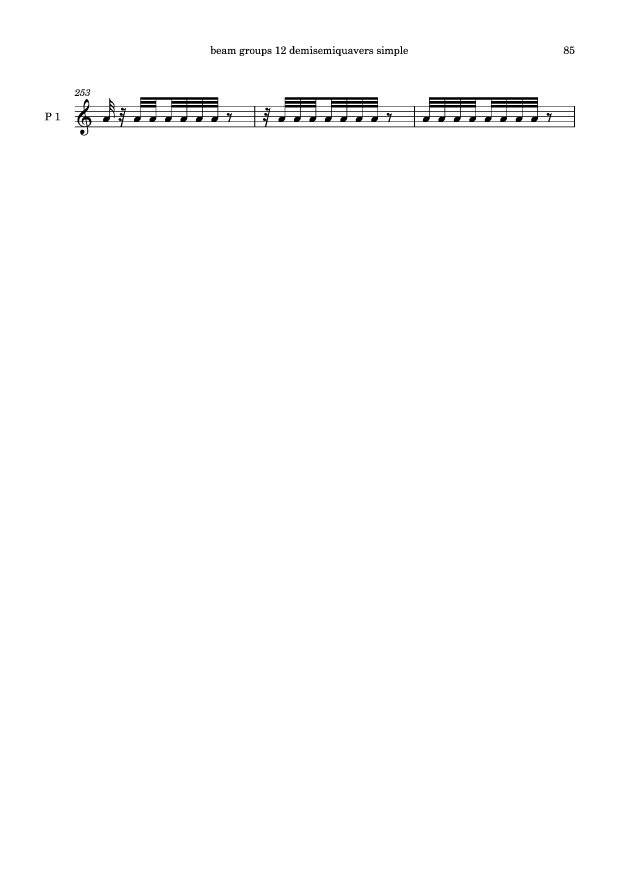
#> input picture scripts/encoding/demisemiquavers_simple-085.png, 2475 x 3504 px (shown at 1/4 size)
$ python -i precise_pixel_alignment.py   (imports and definitions only)
#> lines starting #> are read from the running program, lines starting #| are printed output that depends on the picture; after the words box and inside, x2 and y2 are one past the last pixel; in counts of white or black regions, pixels touching at a corner belong together
#> `picture = cv2.imread('../demisemiquavers_simple-085.png', cv2.IMREAD_G..`: picture: shape (3504, 2475); 99.1% white; 44 black regions, largest, box (x1, y1, x2, y2) and area: (299, 389, 2300, 542) 72358, (1539, 195, 1574, 216) 340, (910, 195, 944, 216) 336
import cv2
import numpy as np
import matplotlib.pyplot as plt
from scipy.signal import find_peaks
import json

# [42 lines left out: function align_staff_lines_pixel_perfect, not called in this run]

def enhance_staff_lines(img):
    """
    Enhance staff lines in the image for better detection

    Args:
        img: Grayscale image

    Returns:
        Enhanced image with more prominent staff lines
    """
    # Apply bilateral filtering to reduce noise while preserving edges
    filtered = cv2.bilateralFilter(img, 9, 75, 75)

    # Apply adaptive thresholding
    binary = cv2.adaptiveThreshold(
        filtered, 255, cv2.ADAPTIVE_THRESH_GAUSSIAN_C,
        cv2.THRESH_BINARY_INV, 15, 4
    )
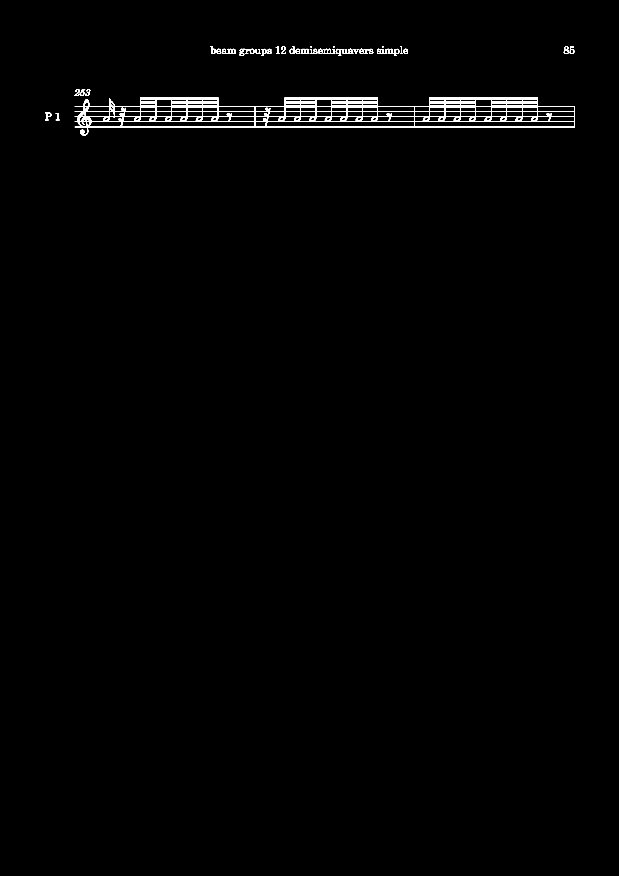
#> binary: shape (3504, 2475) (shown at 1/4 size); 0.9% white; 44 white regions, largest, box (x1, y1, x2, y2) and area: (299, 389, 2300, 542) 69493, (1539, 195, 1574, 216) 340, (910, 195, 944, 216) 336

    # Create horizontal kernel for enhancing staff lines
    kernel_length = max(1, img.shape[1] // 80)
#> kernel_length = 30
    horizontal_kernel = cv2.getStructuringElement(cv2.MORPH_RECT, (kernel_length, 1))

    # Apply morphological operations to enhance horizontal lines
    horizontal = cv2.morphologyEx(binary, cv2.MORPH_OPEN, horizontal_kernel, iterations=1)
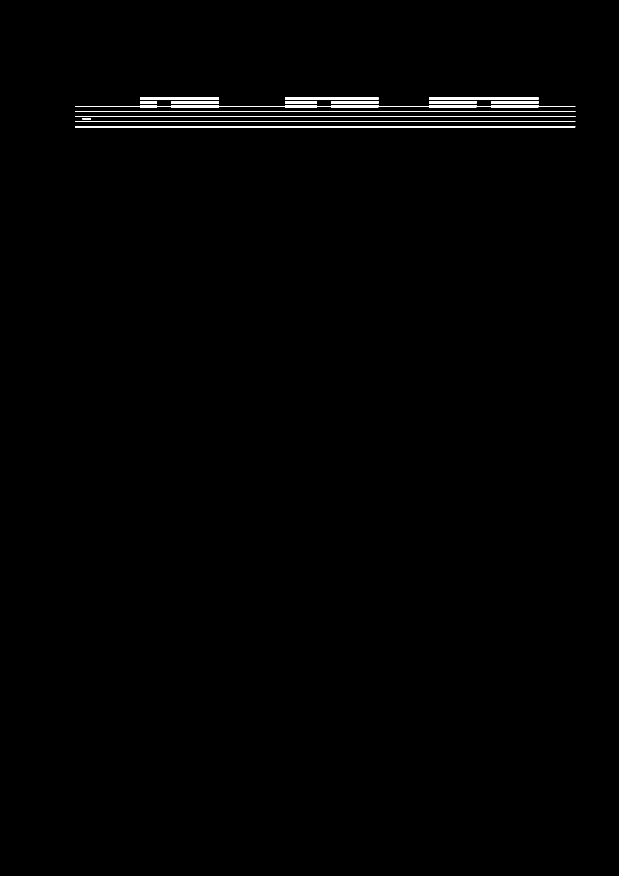
#> horizontal: shape (3504, 2475) (shown at 1/4 size); 0.64% white; 15 white regions, largest, box (x1, y1, x2, y2) and area: (300, 420, 2301, 430) 11538, (300, 444, 2301, 447) 6002, (300, 465, 2301, 468) 6002

    # Dilate slightly to make staff lines more prominent
    horizontal = cv2.dilate(horizontal, horizontal_kernel, iterations=1)
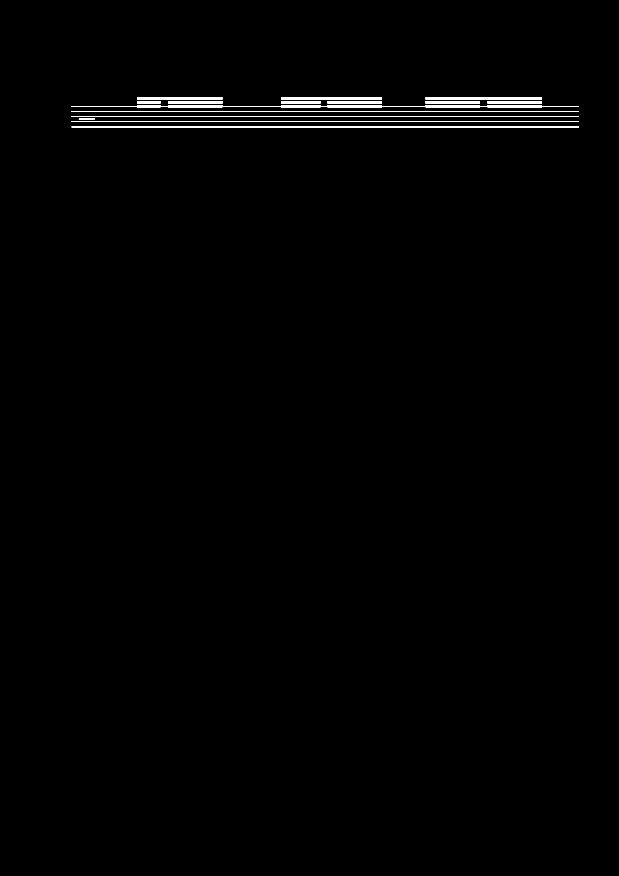
#> horizontal: shape (3504, 2475) (shown at 1/4 size); 0.69% white; 15 white regions, largest, box (x1, y1, x2, y2) and area: (286, 420, 2316, 430) 12988, (286, 444, 2316, 447) 6089, (286, 465, 2316, 468) 6089

    return horizontal

# [224 lines left out: functions perfectly_align_staff_lines, visualize_alignment_improvement, fix_staff_alignment, not called in this run]

>>> import cv2
>>> picture = cv2.imread('../demisemiquavers_simple-085.png', cv2.IMREAD_GRAYSCALE)
>>> result = enhance_staff_lines(picture)
